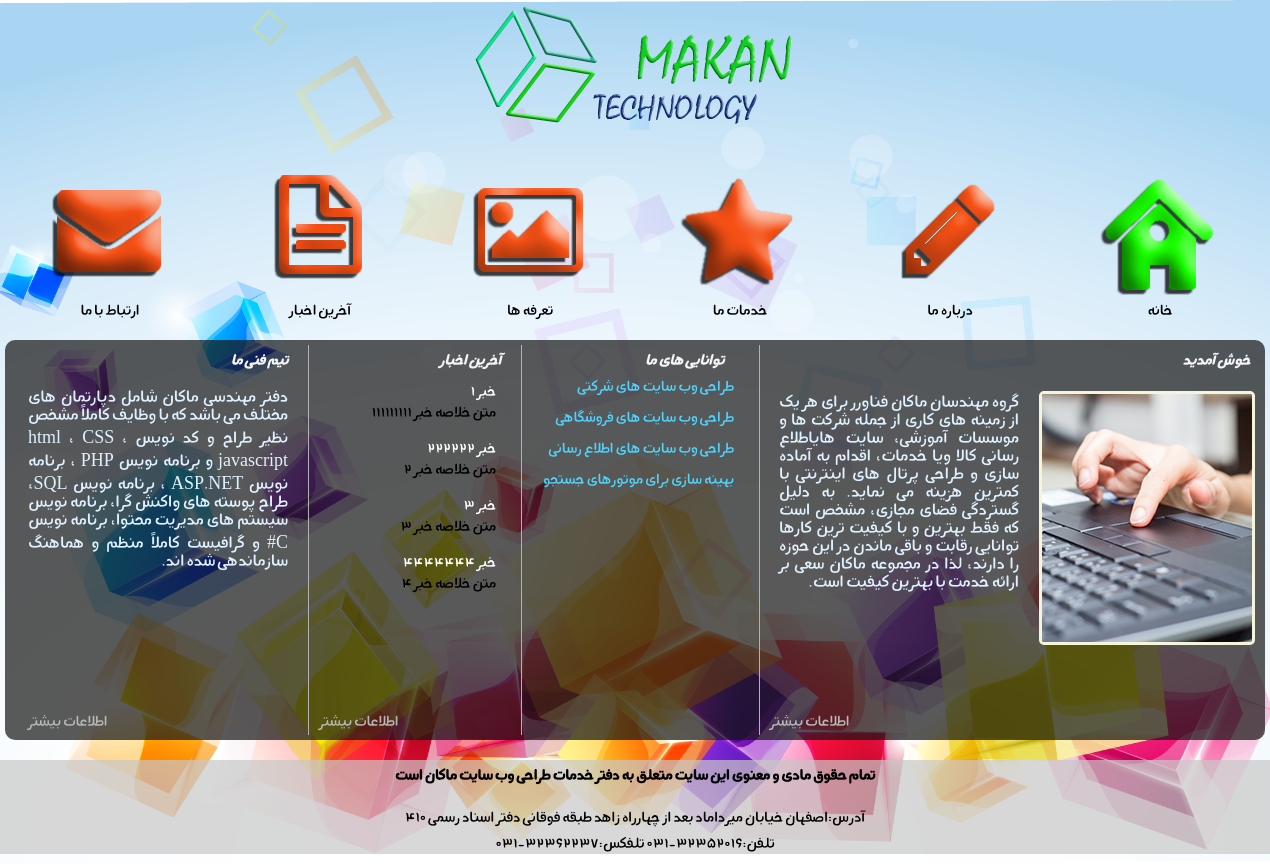
The app's page /home.php with its own data.
### tables this page shows
CREATE TABLE `homecontents` (
  `id` int(11) NOT NULL AUTO_INCREMENT,
  `title` varchar(20) NOT NULL,
  `link` varchar(45) NOT NULL,
  PRIMARY KEY (`id`)
);

CREATE TABLE `homecontent1` (
  `id` int(11) NOT NULL AUTO_INCREMENT,
  `content` text,
  `picturelink` varchar(200) DEFAULT NULL,
  `maincontent` text,
  PRIMARY KEY (`id`)
);

CREATE TABLE `homecontent2` (
  `id` int(11) NOT NULL AUTO_INCREMENT,
  `bullet` varchar(45) DEFAULT NULL,
  `link` varchar(45) DEFAULT NULL,
  `content` text,
  PRIMARY KEY (`id`)
);

CREATE TABLE `homecontent3` (
  `id` int(11) NOT NULL AUTO_INCREMENT,
  `subtitle` varchar(45) NOT NULL,
  `subcontent` varchar(50) NOT NULL,
  `piclink` varchar(200) NOT NULL,
  `content` text NOT NULL,
  PRIMARY KEY (`id`)
);

### includes/classes/homecontents.php (called while the page is built, shortened)
<?php
require_once("table.php");
class homecontents extends Table{
    public static function getAllHomeContents() {
        $conn = self::connect();
        $query = "SELECT * FROM homecontents";
        $result = $conn->query($query);
        if($result->num_rows){
            $homecontents= array();
            foreach($result->fetch_all(MYSQLI_ASSOC) as $row) {
                $homecontents[] = new homecontents($row);
            }
            $ret = $homecontents;
        }else{
            $ret = false;
        }
        return $ret;
    }
}

### includes/classes/table.php (called while the page is built, shortened)
<?php
class Table{
    protected $data = array();
    public function __construct($data){
        foreach($data as $key => $value){
            if(array_key_exists($key , $this->data))
                if(is_numeric($value))
                    $this->data[$key] = (int) $value;
                else
                    $this->data[$key] = $value;
        }
    }
    public function __get($property){
        if(array_key_exists($property , $this->data))
            return $this->data[$property];
        else
            die("Invalid Property");
    }
}

### includes/classes/homecontent1.php (called while the page is built, shortened)
<?php
require_once("table.php");
class homecontent1 extends Table{
    public static function getAllHomeContent1() {
        $conn = self::connect();
        $query = "SELECT * FROM homecontent1";
        $result = $conn->query($query);
        if($result->num_rows){
            $homecontent1= array();
            foreach($result->fetch_all(MYSQLI_ASSOC) as $row) {
                $homecontent1[] = new homecontent1($row);
            }
            $ret = $homecontent1;
        }else{
            $ret = false;
        }
        return $ret;
    }
}

### includes/classes/homecontent2.php (called while the page is built, shortened)
<?php
require_once("table.php");
class homecontent2 extends Table{
    public static function getAllHomeContent2() {
        $conn = self::connect();
        $query = "SELECT * FROM homecontent2";
        $result = $conn->query($query);
        if($result->num_rows){
            $homecontent2= array();
            foreach($result->fetch_all(MYSQLI_ASSOC) as $row) {
                $homecontent2[] = new homecontent2($row);
            }
            $ret = $homecontent2;
        }else{
            $ret = false;
        }
        return $ret;
    }
}

### includes/classes/homecontent3.php (called while the page is built, shortened)
<?php
require_once("table.php");
class homecontent3 extends Table{
    public static function getAllHomeContent3() {
        $conn = self::connect();
        $query = "SELECT * FROM homecontent3";
        $result = $conn->query($query);
        if($result->num_rows){
            $homecontent3= array();
            foreach($result->fetch_all(MYSQLI_ASSOC) as $row) {
                $homecontent3[] = new homecontent3($row);
            }
            $ret = $homecontent3;
        }else{
            $ret = false;
        }
        return $ret;
    }
}

### includes/classes/homecontent4.php (called while the page is built, shortened)
<?php
require_once("table.php");
class homecontent4 extends Table{
    public static function getAllHomeContent4() {
        $conn = self::connect();
        $query = "SELECT * FROM homecontent4";
        $result = $conn->query($query);
        if($result->num_rows){
            $homecontent4= array();
            foreach($result->fetch_all(MYSQLI_ASSOC) as $row) {
                $homecontent4[] = new homecontent4($row);
            }
            $ret = $homecontent4;
        }else{
            $ret = false;
        }
        return $ret;
    }
}

### home.php (the view, shortened to what this page needs)
<!DOCTYPE html>
<html lang="en">
<head>
<link href="css/home.css" rel="stylesheet" />
</head>
<body onload="bodycontentload()">
<div id="logocontainer">
<a href="makan1.php">
    <img src="img/Makan logo.png" alt="logo" title="دفتر طراحی و  پیاده سازی سایت  های اینترنتی ماکان"/>
</a>
</div>
<div id="wrapper">
<div id="menuthispage">
<div id="main">
<div id="home" class="menu" ><a href="#" id="subhome" class="submenu"></a><p class="text">خانه</p></div>
    <div id="aboutus" class="menu" onmouseenter="select2()" onmouseleave="out2()"><a href="aboutus.php" id="subaboutus" class="submenu"></a>
        <p class="text">درباره ما</p></div>
    <div id="service" class="menu" onmouseenter="select3()" onmouseleave="out3()"><a href="services.php" id="subservice" class="submenu"></a>
        <p class="text">خدمات ما</p></div>
    <div id="products" class="menu" onmouseenter="select4()" onmouseleave="out4()"><a href="ourproducts.php" id="subproducts"
                                                                class="submenu"></a>
        <p class="text">تعرفه ها</p></div>
    <div id="blog" class="menu" onmouseenter="select5()" onmouseleave="out5()"><a href="news.php" id="subblog" class="submenu"></a>
        <p class="text">آخرین اخبار</p></div>
    <div id="mail" class="menu" onmouseenter="select6()" onmouseleave="out6()"><a href="contactus.php" id="submail" class="submenu"></a>
        <p class="text">ارتباط با ما</p></div>
</div>
</div>
    <?php
        $homecontents = homecontents::getAllHomeContents();
        $homecontent1 = homecontent1::getAllHomeContent1();
    ?>
<div id="content">
<div id="homecontent1" class="homecontent">
<p id="homecontent1title" class="homecontenttitle"><?php echo $homecontents[0]->title ?></p>
<div id="homecontent1picture" class="homecontent1">
    <img src="<?php echo $homecontent1[0]->picturelink  ?>">
</div>
<div id="homecontent1text" class="homecontent1"><?php echo $homecontent1[0]->content ?></div>
    <a href="#" id="homecontent1more" class="homecontentmore" onclick="moreinfo1(event)">اطلاعات بیشتر</a>
</div>
<div id="homecontent2" class="homecontent">
    <p id="homecontent2title" class="homecontenttitle"><?php echo $homecontents[1]->title ?></p>
    <div id="homecontent2table">
        <?php
        $homecontent2 = homecontent2::getAllHomeContent2();
        ?>
        <ul>
            <?php
            foreach($homecontent2 as $bullet){?>
                <li><a href="#" onclick="moreinfo2_<?php echo $bullet->id ?>(event)"><?php echo $bullet->bullet ?></a>
                </li>
            <?php
            }
            ?>
        </ul>
    </div>
</div>
    <?php
        $homecontent3 = homecontent3::getAllHomeContent3();
    ?>
<div id="homecontent3" class="homecontent">
    <p id="homecontent3title" class="homecontenttitle"><?php echo $homecontents[2]->title ?></p>
    <?php
        foreach($homecontent3 as $news){?>
            <div class="homecontent3">
                <p class="homecontent3title"><?php echo $news->subtitle ?></p>
                <p class="homecontent3text"><?php echo $news->subcontent ?></p>
            </div>
    <?php
    }
?>
    <a href="<?php echo $homecontents[2]->link ?>" id="homecontent3more" class="homecontentmore">اطلاعات بیشتر</a>
</div>
    <?php
        $homecontent4 = homecontent4::getAllHomeContent4();
    ?>
<div id="homecontent4" class="homecontent">
    <p id="homecontent4title" class="homecontenttitle"><?php echo $homecontents[3]->title ?></p>
    <div id="homecontent4text">
        <?php echo $homecontent4[0]->content ?>
    </div>
    <a href="#" id="homecontent4more" class="homecontentmore" onclick="moreinfo4(event)">اطلاعات بیشتر</a>
</div>
</div>
</div>
<div  id="footerdiv">
<p  class="footer" id="footername">تمام حقوق مادی و معنوی این سایت متعلق به دفتر خدمات طراحی وب سایت ماکان است</p>
<p class="footer" id="footeraddress"><br />آدرس:اصفهان خیابان میرداماد بعد از چهارراه زاهد طبقه فوقانی دفتر اسناد رسمی 410 </p>
<p class="footer" id="footertelefon">تلفن:32352016-031 تلفکس:32362237-031</p>
</div>
</body>
</html>

### css/home.css (style rules this page uses)
* { padding:0px; margin:0px; border:0px; }
body { direction:rtl; background-color:rgb(252,252,252); background:url("../img/A 26-21.png"); background-position: center; background-size: cover; background-repeat: no-repeat; font-family:myfont; }
#logocontainer { height:130px; width:320px; margin-left:auto; margin-right:auto; }
#wrapper { margin-left:auto; margin-right:auto; width:1260px; height: 610px; position:relative; }
#main { width:1260px; height:210px; visibility:hidden; }
.submenu { float:right; width:120px; height:120px; background-position: center; background-repeat:no-repeat; position:absolute; }
.menu { float:right; width:200px; height:200px; margin:5px; }
#subhome { background-image: url("../img/Home_over.png"); transition-duration:0.4s; }
#subaboutus { background-image:url("../img/About us.png"); transition-duration:0.4s; }
#subservice { background-image:url("../img/Our services.png"); transition-duration:0.4s; }
#subproducts { background-image:url("../img/Samples.png"); transition-duration:0.4s; }
#subblog { background-image:url("../img/Recent news.png"); transition-duration:0.4s; }
#submail { background-image:url("../img/Contact us.png"); transition-duration:0.4s; }
#main p { text-align:center; margin-top:170px; opacity:0; }
#content { width:1260px; height:400px; background-color:rgba(20,20,20,0.7); transform:translate(1500px,0px); transition-duration:2s; position:absolute; border-radius:10px; }
.homecontent { float:right; margin:5px; height:390px; position:relative; }
#homecontent1 { width: 500px; border-left: 1px double #b2b2b2; }
#homecontent2 { margin-right: 20px; width: 212px; border-left: 1px double #b2b2b2; }
#homecontent3 { width: 202px; overflow: auto; border-left: 1px double #b2b2b2; }
.homecontenttitle { font-style:oblique; font-weight:700; margin:10px; color:#f5f5f5; }
.homecontent1 { float:right; width:100px; margin:5px; height:340px; }
#homecontent1text { width: 240px; height: 280px; padding: 10px; font-size: 18px; text-align: justify; color: #dff1ff; overflow: auto; }
#homecontent1picture { width: 210px; height:248px ; margin-top: 10px; border:3px solid beige; border-radius: 5px; overflow: hidden; }
.homecontentmore { clear:both; position:absolute; left: 10px; bottom: 3px; text-decoration: none; color: #B7B7B7; }
#homecontent2table ul li { list-style-type: none; margin-bottom: 15px; }
#homecontent2table ul li a { color: #50D4FD; text-decoration: none; }
.homecontent3 { margin-right:10px; padding: 5px; margin-top: 10px; }
.homecontent3title { font-weight:500; color:white; }
.homecontent3text { color:yellowgreen; text-align:justify; margin-top:5px; }
#homecontent4text { width: 260px; height: 300px; direction: rtl; overflow: auto; padding: 10px; font-size: 18px; text-align: justify; color: #dff1ff; }
.footer { padding-top: 10px; text-align:center; background: rgba(200, 200, 200, 0.7); }
#footername { margin-top:20px; font-weight:700; }
#footertelefon { margin-bottom: 10px; }

### records on screen
homecontents: title "خوش آمدید"
homecontent1: picturelink (picture), content "گروه مهندسان ماکان فناورر برای هر یک از زمینه های کاری از جمله شرکت ها و موسسات آموزشی، سایت هایاطلاع رسانی کالا ویا خدمات، اقدام به آماده سازی و طراحی پرتال های اینترنتی با کمترین هزینه می نماید. به دلیل گستردگی فضای مجازی، مشخص است که فقط بهترین و با کیفیت ترین کارها توانایی رقابت و باقی ماندن در این حوزه را دارند، لذا در مجموعه ماکان سعی بر ارائه خدمت با بهترین کیفیت است."
homecontents: title "توانایی های ما"
homecontent2: bullet "طراحی وب سایت های شرکتی"
homecontent2: bullet "طراحی وب سایت های فروشگاهی"
homecontent2: bullet "طراحی وب سایت های اطلاع رسانی"
homecontent2: bullet "بهینه سازی برای موتورهای جستجو"
homecontents: title "آخرین اخبار"
homecontent3: subtitle "خبر 1", subcontent "متن خلاصه خبر 111111111"
homecontent3: subtitle "خبر 222222", subcontent "متن خلاصه خبر 2"
homecontent3: subtitle "خبر 3", subcontent "متن خلاصه خبر 3"
homecontent3: subtitle "خبر 4444444", subcontent "متن خلاصه خبر 4"
homecontents: title "تیم فنی ما"
